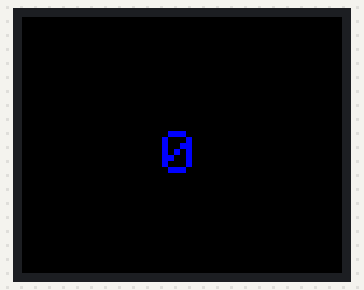
A sketch run on a simulated Arduino Uno, built with avr-gcc and run on an emulated ATmega328P. On the bench: 160×128 colour display.

Above: at 0.1 s.
At 5.1 s:
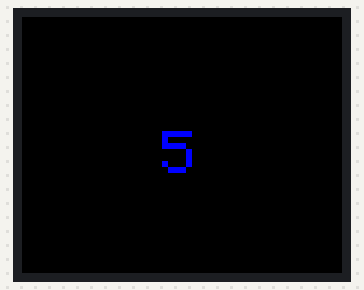
At 9.1 s:
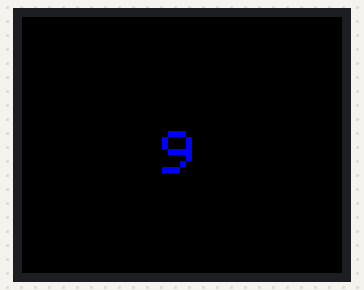
At 19.1 s:
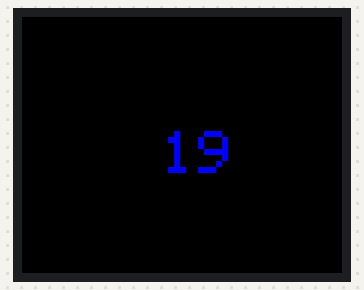
At 28.1 s:
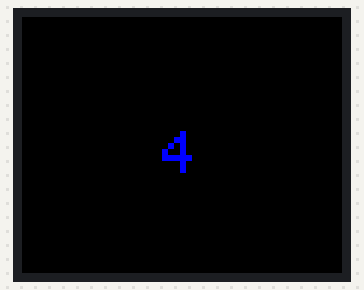
At 38.1 s:
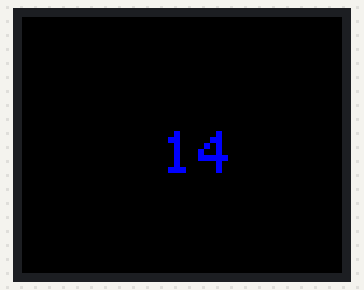

Measured:
- what the display in image 1 shows lasts 1.0 s, from 5.0 s to 6.0 s

The sketch:

TFT01.ino
```cpp
// include TFT and SPI libraries
#include <TFT.h>
#include <SPI.h>

// pin definition for Arduino UNO
#define cs   10
#define dc   9
#define rst  8

// create an instance of the class TFT
TFT TFTscreen = TFT(cs, dc, rst);

void setup() {
  // put your setup code here, to run once:
  //initialize the library
  TFTscreen.begin();

  // clear the screen with a black background
  TFTscreen.background(0, 0, 0);
  //set the text size
  TFTscreen.setTextSize(3);
}

void loop() {
  // put your main code here, to run repeatedly:

  static int num = 0;
  char cstr[2];
  itoa(num, cstr, 10);            //convert integer to ascii char array

  TFTscreen.stroke(0, 0, 255);    //print number
  TFTscreen.text(cstr, 70, 57);

  delay(1000);                    //wait one second

  TFTscreen.stroke(0, 0, 0);      //delete number
  TFTscreen.text(cstr, 70, 57);

  if(num<23) num++;               //update number
  else num=0;
}
```
